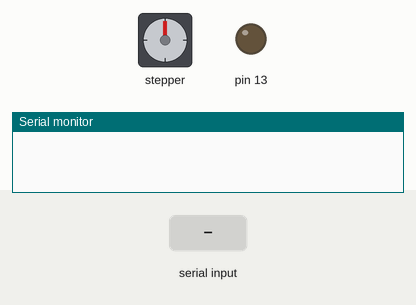
A sketch run on a simulated Arduino Uno, built with avr-gcc and run on an emulated ATmega328P. Parts: stepper motor, output pins drawn as LEDs (lit = HIGH), the last lines printed to the serial monitor. Inputs (shaded band) come from the test bench. Stepper angles assume 200 steps per turn.

Above: at 1.2 s.
1.3 s: "90,45\n" received over Serial
At 1.8 s:
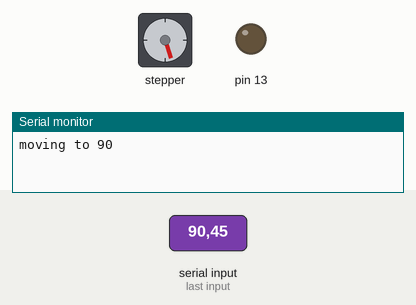
2.8 s: "30,150\n" received over Serial
At 3.3 s:
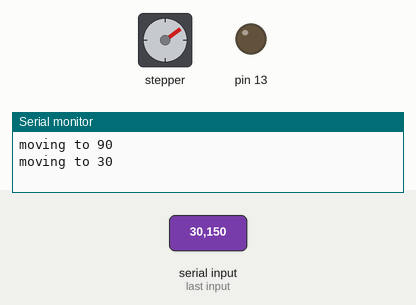
4.3 s: "1\n" received over Serial
At 5.4 s:
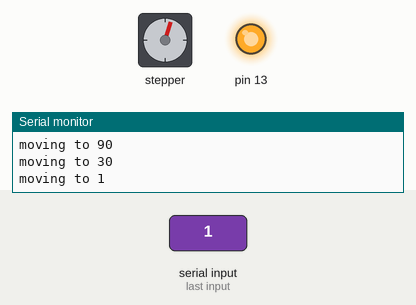
5.8 s: "200\n" received over Serial
At 7.1 s:
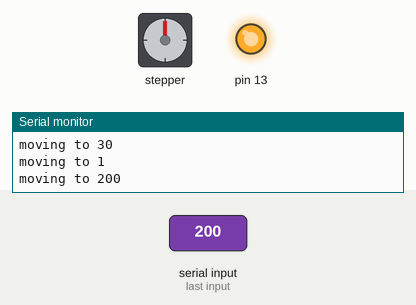
7.4 s: "5\n" received over Serial
At 8.6 s:
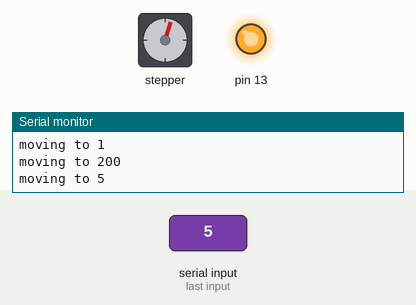
9.0 s: "90\n" received over Serial
At 9.8 s:
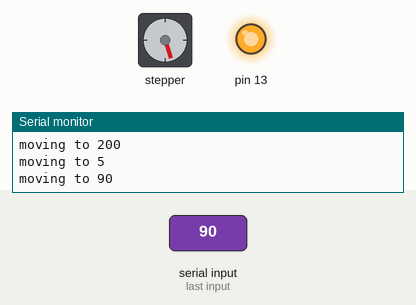
Timing chart, 0 to 11.5 s (numbered marks = the images above; inputs shaded):
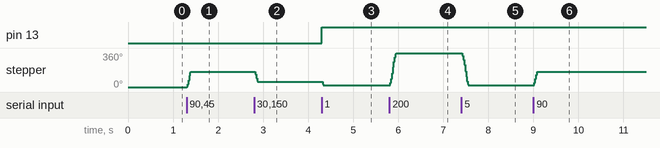

The sketch:

Main_Arduino_code.ino
```cpp
#include <AccelStepper.h>


// Motor Connections (unipolar motor driver)
const int In1 = 8;
const int In2 = 9;
const int In3 = 10;
const int In4 = 11;
// Motor Connections (constant voltage bipolar H-bridge motor driver)
const int AIn1 = 8;
const int AIn2 = 9;
const int BIn1 = 10;
const int BIn2 = 11;
// Motor Connections (constant current, step/direction bipolar motor driver)
const int dirPin = 2;
const int stepPin = 3;


String recievedMessage = "0";
AccelStepper myStepper(AccelStepper::DRIVER, stepPin, dirPin);

void setup() {
  Serial.begin(115200);

//  myStepper.setMaxSpeed(25000.0);
//  myStepper.setAcceleration(50000.0);
  myStepper.setMaxSpeed(20000.0);
  myStepper.setAcceleration(40000.0);
  //  myStepper.moveTo(atoi(recievedMessage));
  pinMode(13, OUTPUT);

}

void loop() {
  if (Serial.available()) {

    //  while (Serial.available() == 0) {
    //  }
    recievedMessage = Serial.readStringUntil('\n');
    int target = recievedMessage.toInt();
    if (target==1){
      digitalWrite(13, !digitalRead(13));
    }
    if (!myStepper.run()) {
      Serial.print("moving to ");
      Serial.println(target);

    }
//    myStepper.moveTo(target);
    if (target > 2500){
      target = 2500;
    }
    if (target < 10){
      target = 10;
    }
    myStepper.runToNewPosition(target);

  }
}
```

Measured:
- after the input at 1.3 s, stepper: turns 162° clockwise, starting at once
- after the input at 2.8 s, stepper: turns 108° counter-clockwise, starting at once
- after the input at 4.3 s, pin 13: LOW → HIGH at once; stepper: goes 30° 0.01 s, then 18°, starting at once
- after the input at 5.8 s, stepper: turns 342° clockwise in 0.16 s, starting at once
- after the input at 7.4 s, stepper: turns 342° counter-clockwise in 0.16 s, starting at once
- after the input at 9.0 s, stepper: turns 144° clockwise, starting at once
